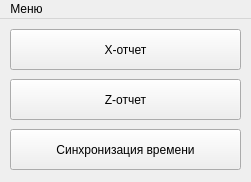
<?xml version="1.0" encoding="UTF-8"?>
<ui version="4.0">
 <class>MainWindow</class>
 <widget class="QMainWindow" name="MainWindow">
  <property name="geometry">
   <rect>
    <x>0</x>
    <y>0</y>
    <width>251</width>
    <height>182</height>
   </rect>
  </property>
  <property name="minimumSize">
   <size>
    <width>250</width>
    <height>0</height>
   </size>
  </property>
  <property name="maximumSize">
   <size>
    <width>251</width>
    <height>182</height>
   </size>
  </property>
  <property name="contextMenuPolicy">
   <enum>Qt::DefaultContextMenu</enum>
  </property>
  <property name="windowTitle">
   <string>Atol Web</string>
  </property>
  <property name="windowIcon">
   <iconset resource="img.qrc">
    <normaloff>:/images/icons-atol_03.ico</normaloff>:/images/icons-atol_03.ico</iconset>
  </property>
  <widget class="QWidget" name="centralWidget">
   <widget class="QPushButton" name="reportX">
    <property name="geometry">
     <rect>
      <x>10</x>
      <y>10</y>
      <width>231</width>
      <height>41</height>
     </rect>
    </property>
    <property name="text">
     <string>X-отчет</string>
    </property>
   </widget>
   <widget class="QPushButton" name="reportZ">
    <property name="geometry">
     <rect>
      <x>10</x>
      <y>60</y>
      <width>231</width>
      <height>41</height>
     </rect>
    </property>
    <property name="text">
     <string>Z-отчет</string>
    </property>
   </widget>
   <widget class="QPushButton" name="timeSync">
    <property name="geometry">
     <rect>
      <x>10</x>
      <y>110</y>
      <width>231</width>
      <height>41</height>
     </rect>
    </property>
    <property name="text">
     <string>Синхронизация времени</string>
    </property>
   </widget>
  </widget>
  <widget class="QMenuBar" name="menuBar">
   <property name="geometry">
    <rect>
     <x>0</x>
     <y>0</y>
     <width>251</width>
     <height>21</height>
    </rect>
   </property>
   <widget class="QMenu" name="menu">
    <property name="title">
     <string>Меню</string>
    </property>
    <addaction name="installDriver"/>
    <addaction name="settingsKKT"/>
   </widget>
   <addaction name="menu"/>
  </widget>
  <action name="installDriver">
   <property name="text">
    <string>Установка драйвера</string>
   </property>
  </action>
  <action name="settingsKKT">
   <property name="text">
    <string>Настройка ККТ</string>
   </property>
  </action>
 </widget>
 <layoutdefault spacing="6" margin="11"/>
 <resources>
  <include location="img.qrc"/>
 </resources>
 <connections/>
</ui>
